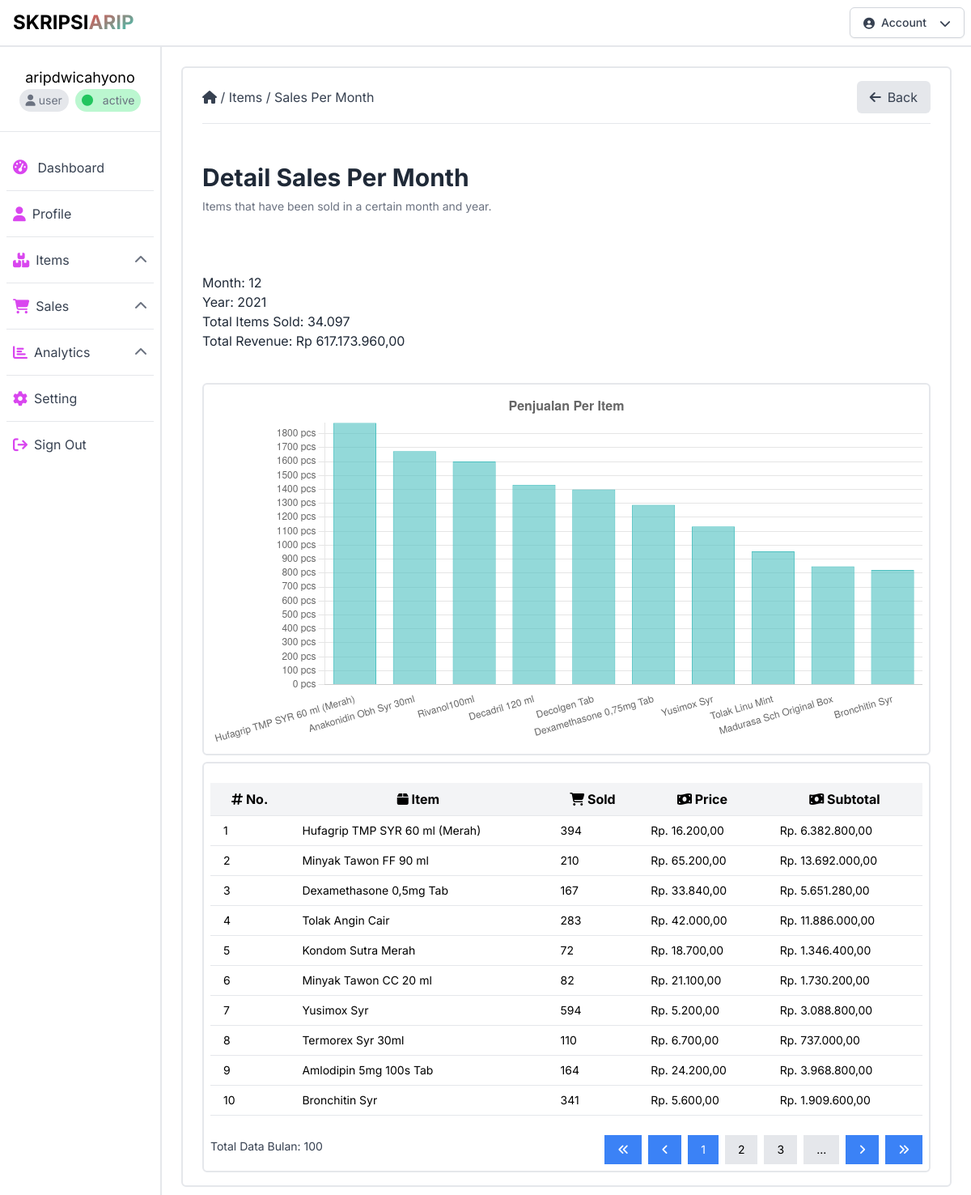
Screenshot of /detail_sales_per_month.php?month=12&year=2021 (signed in) with the database file from the repository.
### tables this page shows
CREATE TABLE `sales` (
  `id` int(11) NOT NULL,
  `code` varchar(32) NOT NULL,
  `sold` varchar(256) NOT NULL,
  `month` varchar(16) NOT NULL,
  `year` varchar(16) NOT NULL,
  `created_at` datetime NOT NULL,
  `updated_at` datetime NOT NULL,
  `id_item` int(11) NOT NULL,
  `id_user` int(11) NOT NULL
);

CREATE TABLE `items` (
  `id` int(11) NOT NULL,
  `code` varchar(32) NOT NULL,
  `name` varchar(128) NOT NULL,
  `price` varchar(256) NOT NULL,
  `unit` varchar(32) NOT NULL,
  `stock` varchar(256) NOT NULL,
  `created_at` datetime NOT NULL,
  `updated_at` datetime NOT NULL,
  `id_user` int(11) NOT NULL
);

### public/detail_sales_per_month.php (the view, shortened to what this page needs)
<?php
require_once("config.php");
$month = $_GET['month'];
$year = $_GET['year'];
$query = "SELECT sales.id, sales.id_item, sales.sold, sales.month, sales.year, items.id, items.code, items.name, items.unit, items.price, items.stock, items.created_at, items.updated_at, items.id_user, users.id, users.fullname, users.email, users.phone, users.address, users.photo, users.created_at, users.updated_at FROM sales INNER JOIN items ON sales.id_item = items.id INNER JOIN users ON items.id_user = users.id WHERE sales.month = $month AND sales.year = $year ORDER BY sales.year ASC, sales.month ASC";
$result = mysqli_query($conn, $query);
$labels = [];
$data = [];
$totalSold = 0;
$revenue = 0;
while ($row = mysqli_fetch_assoc($result)) {
    $item = $row['name'];
    if (!in_array($item, $labels)) {
        $labels[] = $item;
    }
    $data[] = $row['sold'];
    $sold = $row['sold'];
    $price = $row['price'];
    $totalSold += $sold;
    $itemRevenue = $sold * $price;
    $revenue += $itemRevenue;
}
arsort($data);
$topLabels = array_slice($labels, 0, 10);
$topData = array_slice($data, 0, 10);
$labelsJSON = json_encode($topLabels);
$dataJSON = json_encode($topData);
$itemsPerPage = 10;
$totalRowsQuery = "SELECT COUNT(*) AS total_rows FROM sales WHERE month = $month AND year = $year";
$totalRowsResult = mysqli_query($conn, $totalRowsQuery);
$totalRowsRow = mysqli_fetch_assoc($totalRowsResult);
$totalRows = $totalRowsRow['total_rows'];
$totalPages = ceil($totalRows / $itemsPerPage);
$currentpage = isset($_GET['page']) ? $_GET['page'] : 1;
$offset = ($currentpage - 1) * $itemsPerPage;
$query2 = "SELECT sales.id, sales.id_item, sales.sold, sales.month, sales.year, items.id, items.code, items.name, items.unit, items.price, items.stock, items.created_at, items.updated_at, items.id_user, users.id, users.fullname, users.email, users.phone, users.address, users.photo, users.created_at, users.updated_at FROM sales INNER JOIN items ON sales.id_item = items.id INNER JOIN users ON items.id_user = users.id WHERE sales.month = $month AND sales.year = $year ORDER BY sales.year ASC, sales.month ASC LIMIT $itemsPerPage OFFSET $offset";
$firstPage = 1;
$lastPage = $currentpage == $totalPages;
$prevPage = $currentpage - 1;
$nextPage = $currentpage + 1;
$result2 = mysqli_query($conn, $query2);
?>
<!DOCTYPE html>
<html lang="id">
<head>
    <link rel="stylesheet" href="css/output.css">
    <link rel="stylesheet" href="https://cdnjs.cloudflare.com/ajax/libs/font-awesome/6.4.0/css/all.min.css" />
</head>
<body class="font-inter">
    <header class="bg-white w-full border-b-2 border-gray-200">
        <?php
        include("components/navbar.php");
        ?>
    </header>
    <div class="container-fluid mx-auto h-auto">
        <div class="flex">
            <?php
            include("components/sidebar.php");
            ?>
            <div class="w-10/12 h-[calc(100vh-3.5rem)] p-2 md:p-4 lg:p-6 xl:p-8 overflow-y-auto mb-10">
                <div class="w-full h-auto border-2 border-gray-200 rounded-md py-4 px-6">
                    <div class="flex items-center gap-2 mb-3 justify-between">
                        <div>
                            <a href="dashboard.php" class="text-gray-700 hover:text-gray-950"><i
                                class="fas fa-home"></i></a>
                            <span class="text-gray-700">/</span>
                            <a href="items.php" class="text-gray-700 hover:text-gray-950">Items</a>
                            <span class="text-gray-700">/</span>
                            <a href="sales_per_month.php" class="text-gray-700 hover:text-gray-950">Sales Per Month</a>
                        </div>
                        <button class="flex flex-row justify-center items-center bg-gray-200 hover:bg-gray-300 rounded-md px-4 py-2 text-gray-700 space-x-2" onclick="window.history.back();">
                            <i class="fas fa-arrow-left"></i>
                            <span>Back</span>
                        </button>
                    </div>
                    <hr>
                    <div class="flex flex-col gap-4 mt-4">
                        <div class="flex flex-col gap-2">
                            <div class="my-8">
                                <h1 class="text-3xl font-bold text-gray-800">Detail Sales Per Month</h1>
                                <p class="mt-2 text-sm text-gray-500">Items that have been sold in a certain month and year.</p>
                            </div>
                            <div class="my-8">
                                <h2 class="text-md text-gray-800">Month: <?php echo $month; ?></h2>
                                <h2 class="text-md text-gray-800">Year: <?php echo $year; ?></h2>
                                <h2 class="text-md text-gray-800">Total Items Sold: <?php echo number_format($totalSold, 0, ',', '.'); ?></h2>
                                <h2 class="text-md text-gray-800">Total Revenue: Rp <?php echo number_format($revenue, 2, ',', '.'); ?></h2>
                            </div>
                            <div class="w-full h-auto border-2 border-gray-200 rounded-md py-2 px-2">
                                <canvas id="salesChart"></canvas>
                            </div>
                            <div class="w-full h-auto border-2 border-gray-200 rounded-md py-2 px-2">
                                <table class="w-full mt-4">
                                    <thead>
                                        <tr>
                                            <th class="py-2 px-4 bg-gray-100 border-b">
                                                <i class="fas fa-hashtag"></i>
                                                No.
                                            </th>
                                            <th class="py-2 px-4 bg-gray-100 border-b">
                                                <i class="fas fa-box"></i>
                                                Item
                                            </th>
                                            <th class="py-2 px-4 bg-gray-100 border-b">
                                                <i class="fas fa-shopping-cart"></i>
                                                Sold
                                            </th>
                                            <th class="py-2 px-4 bg-gray-100 border-b">
                                                <i class="fas fa-money-bill-wave"></i>
                                                Price
                                            </th>
                                            <th class="py-2 px-4 bg-gray-100 border-b">
                                                <i class="fas fa-money-bill-wave"></i>
                                                Subtotal
                                            </th>
                                        </tr>
                                    </thead>
                                    <tbody>
                                        <?php
                                        $no = ($currentpage - 1) * $itemsPerPage + 1;
                                        while ($row = mysqli_fetch_assoc($result2)) {
                                            $itemName = $row['name'];
                                            $itemSold = $row['sold'];
                                            $itemPrice = $row['price'];
                                            $itemSubtotal = $itemSold * $itemPrice;
                                        ?>
                                            <tr>
                                                <td class="text-sm py-2 px-4 border-b"><?php echo $no; ?></td>
                                                <td class="text-sm py-2 px-4 border-b"><?php echo $itemName; ?></td>
                                                <td class="text-sm py-2 px-4 border-b"><?php echo number_format($itemSold, 0, ',', '.'); ?></td>
                                                <td class="text-sm py-2 px-4 border-b">Rp. <?php echo number_format($itemPrice, 2, ',', '.'); ?></td>
                                                <td class="text-sm py-2 px-4 border-b">Rp. <?php echo number_format($itemSubtotal, 2, ',', '.'); ?></td>
                                            </tr>
                                        <?php
                                            $no++;
                                        }
                                        ?>
                                    </tbody>
                                </table>
                                <div class="flex items-center justify-between mt-4">
                                    <div class="flex items-center">
                                        <p class="text-sm text-gray-700">Total Data Bulan: <?php echo $totalRows; ?></p>
                                    </div>
                                    <div class="flex items-center justify-between">
                                        <div class="flex flex-row items-center justify-end gap-2 mt-2 text-sm">
                                            <?php if ($totalPages > 1) { ?>
                                                <a href="?month=<?php echo $month; ?>&year=<?php echo $year; ?>&page=<?php echo $firstPage; ?>" class="py-2 px-4 bg-blue-500 text-white hover:bg-blue-600">
                                                        <i class="fas fa-angle-double-left"></i>
                                                </a>
                                                <a href="?month=<?php echo $month; ?>&year=<?php echo $year; ?>&page=<?php echo $prevPage; ?>" class="py-2 px-4 bg-blue-500 text-white hover:bg-blue-600">
                                                        <i class="fas fa-angle-left"></i>
                                                </a>
                                                <?php for ($i = 1; $i <= $totalPages; $i++) { ?>
                                                    <?php if ($i == $currentpage) { ?>
                                                        <a href="?month=<?php echo $month; ?>&year=<?php echo $year; ?>&page=<?php echo $i; ?>" class="py-2 px-4 bg-blue-500 text-white hover:bg-blue-600"><?php echo $i; ?></a>
                                                    <?php }  else if ($i == $totalPages - 1) { ?>
                                                        <a href="#" class="py-2 px-4 bg-gray-200 hover:bg-gray-300">...</a>
                                                    <?php } else if($i > $currentpage - 3 && $i < $currentpage + 3) { ?>
                                                        <a href="?month=<?php echo $month; ?>&year=<?php echo $year; ?>&page=<?php echo $i; ?>" class="py-2 px-4 bg-gray-200 hover:bg-gray-300"><?php echo $i; ?></a>
                                                    <?php } ?>
                                            <?php } ?>
                                            <a href="?month=<?php echo $month; ?>&year=<?php echo $year; ?>&page=<?php echo $nextPage; ?>" class="py-2 px-4 bg-blue-500 text-white hover:bg-blue-600">
                                                    <i class="fas fa-angle-right"></i>
                                            </a>
                                            <a href="?month=<?php echo $month; ?>&year=<?php echo $year; ?>&page=<?php echo $lastPage; ?>" class="py-2 px-4 bg-blue-500 text-white hover:bg-blue-600">
                                                    <i class="fas fa-angle-double-right"></i>
                                            </a>
                                        <?php } ?>
                                        </div>
                                    </div>
                                </div>
                            </div>
                        </div>
                    </div>
                </div>
            </div>
        </div>
        <script>
    // Mengambil data JSON dari PHP
    var labels = <?php echo $labelsJSON; ?>;
    var data = <?php echo $dataJSON; ?>;
    // Membuat chart menggunakan Chart.js
    var ctx = document.getElementById('salesChart').getContext('2d');
    var myChart = new Chart(ctx, {
        type: 'bar',
        data: {
            labels: labels,
            datasets: [{
                label: 'Jumlah Terjual',
                data: data,
                backgroundColor: 'rgba(75, 192, 192, 0.6)',
                borderColor: 'rgba(75, 192, 192, 1)',
                borderWidth: 1
            }]
        },
        options: {
            responsive: true,
            scales: {
                x: {
                    grid: {
                        display: false
                    }
                },
                y: {
                    grid: {
                        color: 'rgba(0, 0, 0, 0.1)',
                        borderWidth: 1
                    },
                    ticks: {
                        beginAtZero: true,
                        callback: function (value, index, values) {
                            return value + ' pcs';
                        },
                        precision: 0,
                        stepSize: 1
                    }
                }
            },
            plugins: {
                legend: {
                    display: false
                },
                tooltip: {
                    callbacks: {
                        label: function (context) {
                            return 'Terjual: ' + context.raw + ' pcs';
                        }
                    }
                },
                title: {
                    display: true,
                    text: 'Penjualan Per Item',
                    font: {
                        size: 16,
                        weight: 'bold'
                    }
                }
            }
        }
    });
</script>
    </body>
</html>

### rows the page displays
sales: id_item.name "Hufagrip TMP SYR 60 ml (Merah)", sold "394", id_item.price "16.200,00", sold.price "6.382.800,00"
sales: id_item.name "Minyak Tawon FF 90 ml", sold "210", id_item.price "65.200,00", sold.price "13.692.000,00"
sales: id_item.name "Dexamethasone 0,5mg Tab", sold "167", id_item.price "33.840,00", sold.price "5.651.280,00"
sales: id_item.name "Tolak Angin Cair", sold "283", id_item.price "42.000,00", sold.price "11.886.000,00"
sales: id_item.name "Kondom Sutra Merah", sold "72", id_item.price "18.700,00", sold.price "1.346.400,00"
sales: id_item.name "Minyak Tawon CC 20 ml", sold "82", id_item.price "21.100,00", sold.price "1.730.200,00"
sales: id_item.name "Yusimox Syr", sold "594", id_item.price "5.200,00", sold.price "3.088.800,00"
sales: id_item.name "Termorex Syr 30ml", sold "110", id_item.price "6.700,00", sold.price "737.000,00"
sales: id_item.name "Amlodipin 5mg 100s Tab", sold "164", id_item.price "24.200,00", sold.price "3.968.800,00"
sales: id_item.name "Bronchitin Syr", sold "341", id_item.price "5.600,00", sold.price "1.909.600,00"

### other values shown
$_SESSION["fullname"] "aripdwicahyono"
$_SESSION["role"] "user"
$_SESSION["status"] "active"
$month "12"
$year "2021"
$totalSold "34.097"
$revenue "617.173.960,00"
$totalRows "100"
chart data {{ $dataJSON }} ["1877","1674","1601","1433","1400","1290","1135","956","849","822"]
